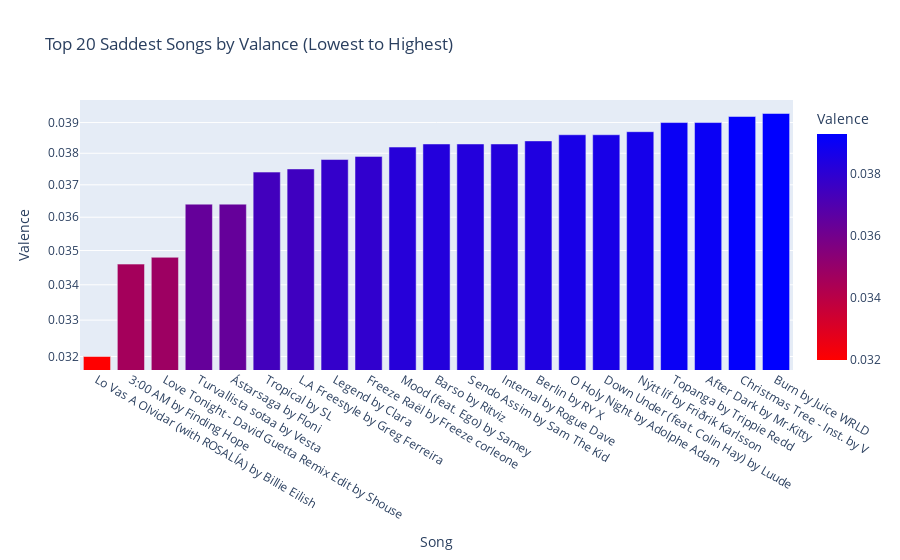
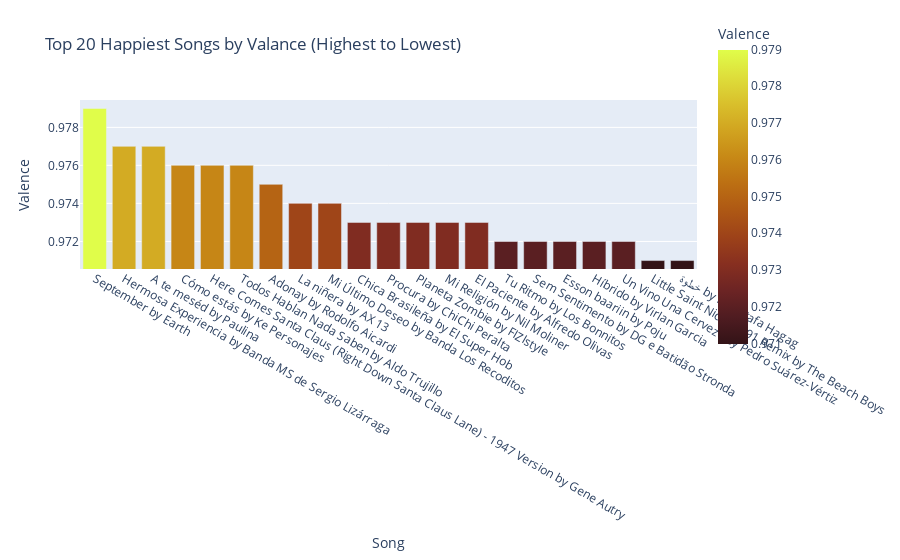

The notebook cell these images were saved under, in order:
### Code cell
import csv
import pandas as pd
import plotly.express as px

f_music = open("../DataSet/musicData.csv","r")
fh = csv.reader(f_music)

data = list(fh)

songs = {}

for line in data[1:]:
    songs[line[5] + ' by ' + line[6]] = float(line[7])


l_to_b = sorted(songs.items(), key=lambda x: x[1])[5:26]
b_to_l = sorted(songs.items(), key=lambda x: x[1], reverse=True)[:21]

df1 = pd.DataFrame(l_to_b, columns = ["Song", "Valence"])
df2 = pd.DataFrame(b_to_l, columns = ["Song", "Valence"])

fig1 = px.bar(df1, x = "Song", y = "Valence", log_y= True, color = "Valence",
                   color_continuous_scale = "Bluered_r",
                   title = "Top 20 Saddest Songs by Valance (Lowest to Highest)")
fig2 = px.bar(df2, x = "Song", y = "Valence", log_y= True, color = "Valence",
                   color_continuous_scale = "solar",
                   title = "Top 20 Happiest Songs by Valance (Highest to Lowest)")

fig2.update_coloraxes(colorbar_len = 2)
fig1.show()
fig2.show()

### Figure 1 — Plotly figure (JSON) as saved in the notebook; plotly's stock layout.template omitted (floating-point values rounded to 4 significant figures)
{"data": [{"alignmentgroup": "True", "hovertemplate": "Song=%{x}<br>Valence=%{marker.color}<extra></extra>", "legendgroup": "", "marker": {"color": [0.032, 0.0346, 0.0348, 0.0364, 0.0364, 0.0374, 0.0375, 0.0378, 0.0379, 0.0382, 0.0383, 0.0383, 0.0383, 0.0384, 0.0386, 0.0386, 0.0387, 0.039, 0.039, 0.0392, 0.0393], "coloraxis": "coloraxis", "pattern": {"shape": ""}}, "name": "", "offsetgroup": "", "orientation": "v", "showlegend": false, "textposition": "auto", "type": "bar", "x": ["Lo Vas A Olvidar (with ROSALÍA) by Billie Eilish", "3:00 AM by Finding Hope", "Love Tonight - David Guetta Remix Edit by Shouse", "Turvallista sotaa by Vesta", "Ástarsaga by Floni", "Tropical by SL", "L.A Freestyle by Greg Ferreira", "Legend by Clara", "Freeze Raël by Freeze corleone", "Mood (feat. Ego) by Samey", "Barso by Ritviz", "Sendo Assim by Sam The Kid", "Internal by Rogue Dave", "Berlin by RY X", "O Holy Night by Adolphe Adam", "Down Under (feat. Colin Hay) by Luude", "Nýtt líf by Friðrik Karlsson", "Topanga by Trippie Redd", "After Dark by Mr.Kitty", "Christmas Tree - Inst. by V", "Burn by Juice WRLD"], "xaxis": "x", "y": [0.032, 0.0346, 0.0348, 0.0364, 0.0364, 0.0374, 0.0375, 0.0378, 0.0379, 0.0382, 0.0383, 0.0383, 0.0383, 0.0384, 0.0386, 0.0386, 0.0387, 0.039, 0.039, 0.0392, 0.0393], "yaxis": "y"}], "layout": {"barmode": "relative", "coloraxis": {"colorbar": {"title": {"text": "Valence"}}, "colorscale": [[0, "rgb(255,0,0)"], [1, "rgb(0,0,255)"]]}, "legend": {"tracegroupgap": 0}, "title": {"text": "Top 20 Saddest Songs by Valance (Lowest to Highest)"}, "xaxis": {"anchor": "y", "domain": [0, 1], "title": {"text": "Song"}}, "yaxis": {"anchor": "x", "domain": [0, 1], "title": {"text": "Valence"}, "type": "log"}}}

### Figure 2 — Plotly figure (JSON) as saved in the notebook; plotly's stock layout.template omitted (floating-point values rounded to 4 significant figures)
{"data": [{"alignmentgroup": "True", "hovertemplate": "Song=%{x}<br>Valence=%{marker.color}<extra></extra>", "legendgroup": "", "marker": {"color": [0.979, 0.977, 0.977, 0.976, 0.976, 0.976, 0.975, 0.974, 0.974, 0.973, 0.973, 0.973, 0.973, 0.973, 0.972, 0.972, 0.972, 0.972, 0.972, 0.971, 0.971], "coloraxis": "coloraxis", "pattern": {"shape": ""}}, "name": "", "offsetgroup": "", "orientation": "v", "showlegend": false, "textposition": "auto", "type": "bar", "x": ["September by Earth", "Hermosa Experiencia by Banda MS de Sergio Lizárraga", "A te meséd by Paulina", "Cómo estás by Ke Personajes", "Here Comes Santa Claus (Right Down Santa Claus Lane) - 1947 Version by Gene Autry", "Todos Hablan Nada Saben by Aldo Trujillo", "Adonay by Rodolfo Aicardi", "La niñera by AX 13", "Mi Último Deseo by Banda Los Recoditos", "Chica Brasileña by El Super Hob", "Procura by ChiChi Peralta", "Planeta Zombie by FIZIstyle", "Mi Religión by Nil Moliner", "El Paciente by Alfredo Olivas", "Tu Ritmo by Los Bonnitos", "Sem Sentimento by DG e Batidão Stronda", "Esson baariin by Poju", "Híbrido by Virlan Garcia", "Un Vino Una Cerveza by Pedro Suárez-Vértiz", "Little Saint Nick - 1991 Remix by The Beach Boys", "خطوة by Moustafa Hagag"], "xaxis": "x", "y": [0.979, 0.977, 0.977, 0.976, 0.976, 0.976, 0.975, 0.974, 0.974, 0.973, 0.973, 0.973, 0.973, 0.973, 0.972, 0.972, 0.972, 0.972, 0.972, 0.971, 0.971], "yaxis": "y"}], "layout": {"barmode": "relative", "coloraxis": {"colorbar": {"len": 2, "title": {"text": "Valence"}}, "colorscale": [[0, "rgb(51, 19, 23)"], [0.09091, "rgb(79, 28, 33)"], [0.1818, "rgb(108, 36, 36)"], [0.2727, "rgb(135, 47, 32)"], [0.3636, "rgb(157, 66, 25)"], [0.4545, "rgb(174, 88, 20)"], [0.5455, "rgb(188, 111, 19)"], [0.6364, "rgb(199, 137, 22)"], [0.7273, "rgb(209, 164, 32)"], [0.8182, "rgb(217, 192, 44)"], [0.9091, "rgb(222, 222, 59)"], [1, "rgb(224, 253, 74)"]]}, "legend": {"tracegroupgap": 0}, "title": {"text": "Top 20 Happiest Songs by Valance (Highest to Lowest)"}, "xaxis": {"anchor": "y", "domain": [0, 1], "title": {"text": "Song"}}, "yaxis": {"anchor": "x", "domain": [0, 1], "title": {"text": "Valence"}, "type": "log"}}}
